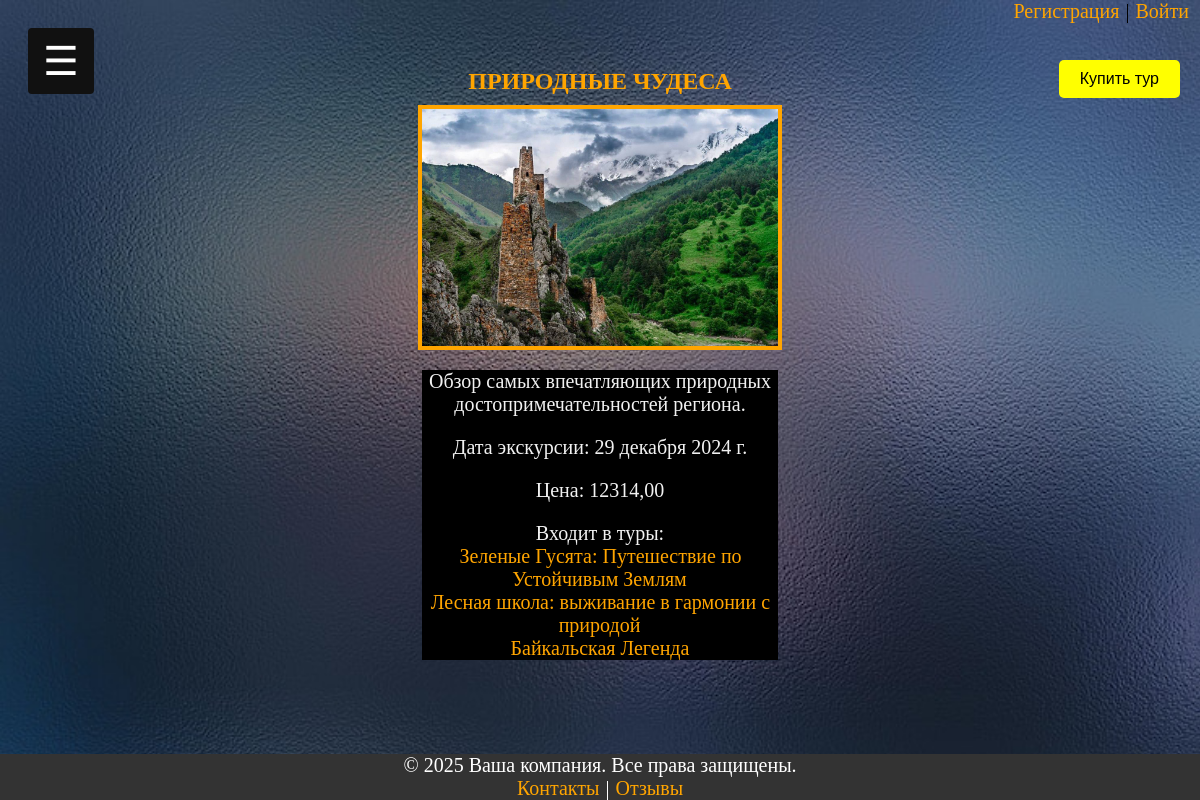
/excursions/2/, run on the app's committed database.
### turfirmaapp/models.py (models this page shows, shortened)
class Excursions(models.Model):
    excursion_name = models.CharField(max_length=100, verbose_name="Название экскурсии")
    description = models.TextField(null=True, blank=True, verbose_name="Описание")
    excursion_date = models.DateField(verbose_name="Дата экскурсии")
    price = models.DecimalField(max_digits=10, decimal_places=2, verbose_name="Цена")
    photo_excur = models.ImageField(upload_to="photo_excur/", verbose_name="Фотография", null=True)
    class Meta:
        verbose_name = 'экскурсию'
        verbose_name_plural = "Экскурсии"

class Tours(models.Model):
    tour_name = models.CharField(max_length=100, verbose_name="Название тура")
    level = models.IntegerField(verbose_name="Уровень сложности", null=True)
    description = models.TextField(null=True, blank=True, verbose_name="Описание")
    start_date = models.DateField(verbose_name="Дата начала")
    end_date = models.DateField(verbose_name="Дата окончания")
    price = models.DecimalField(max_digits=10, decimal_places=2, verbose_name="Цена")
    photo_tour = models.ImageField(upload_to="photo_tour/", verbose_name="Фотография", null=True)
    excursions = models.ManyToManyField(Excursions, verbose_name="Название экскурсии", blank=True)
    transport = models.ForeignKey(Transport, on_delete=models.CASCADE, verbose_name="ID транспорта")
    hotel = models.ForeignKey(Hotels, on_delete=models.CASCADE, verbose_name="название отеля")
    number_of_views = models.IntegerField(verbose_name="Количество просмотров", null=True, default=0)
    def get_absolute_url(self):
        return reverse('tour', kwargs={'tour_id': self.pk})
    class Meta:
        verbose_name = 'тур'
        verbose_name_plural = "Туры"

### turfirmaapp/views.py (the view)
# urls.py: path('excursions/<int:excursion_id>/', show_excursion, name='excursion'),
def show_excursion(request, excursion_id):
    try:
        my_data = request.session.get('customer', None)
        data = Excursions.objects.get(id=excursion_id)
        data_tours = data.tours_set.all()
        return render(request, "show_excursion.html", {"data": data, "data_tours": data_tours, 'customer': my_data})
    except Exception as e:
        print(e)
        return render(request, '404.html')

### turfirmaapp/templates/show_excursion.html (shortened to what this page needs)
{% extends 'base.html' %}
{% if data %}
{% block content %}
{% load static %}
    <h2 class="title_tour">{{ data.excursion_name }}</h2>
    <p><img class="photo_tour" src="{{data.photo_excur.url}}"></p>
    <div class="show_tour">
    <p>{{ data.description }}</p>
    <p>Дата экскурсии: {{ data.excursion_date }}</p>
    <p>Цена: {{ data.price }}</p>
    <p>Входит в туры: <br>
        {% if data_tours %}
     {% for item in data_tours %} <a class="links"  href="{{ item.get_absolute_url }}">{{ item.tour_name }} </a><br>{% endfor %}{% else %}нет{% endif %}</p>
</div>
{% endblock %}
{% else %}
    <h2>Нет такой экскурсии</h2>
{% endif %}

### turfirmaapp/static/css/styles.css (style rules this page uses)
body { background-size: cover; background-attachment: fixed; overflow-x: hidden; }
h2 { position: relative; left: 49%; margin-inline-start: 0px; margin-inline-end: 0px; font-weight: bold; unicode-bidi: isolate; text-transform: uppercase; }
.photo_tour { display: block; margin: 0 auto; margin-top: -30px; width: 30%; height: 30%; border: 4px solid orange; }
.links { color: orange; outline: none; text-decoration: none; padding: 2px 1px 0; }
.show_tour { display: block; margin: 0 auto; margin-top: 10px; margin-bottom: 50px; background-color: black; color: #f1f1f1; text-align: center; font-size: 20px; width: 30%; }
.title_tour { position: static; text-align: center; color: orange; padding-bottom: 20px; }

### data on the page
Excursions: excursion_name "ПРИРОДНЫЕ ЧУДЕСА", photo_excur (picture), description "Обзор самых впечатляющих природных достопримечательностей региона.", excursion_date "29 декабря 2024 г.", price "12314,00"
Tours: tour_name "Зеленые Гусята: Путешествие по Устойчивым Землям"
Tours: tour_name "Лесная школа: выживание в гармонии с природой"
Tours: tour_name "Байкальская Легенда"
